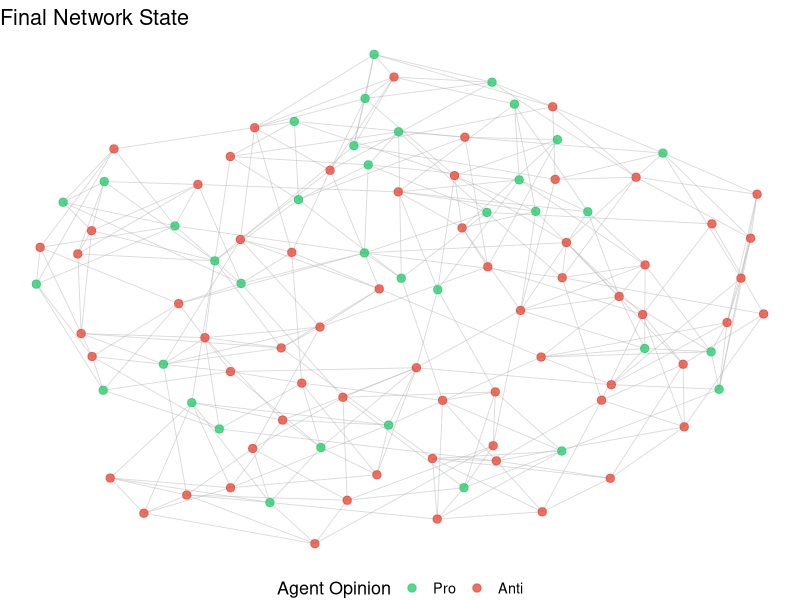
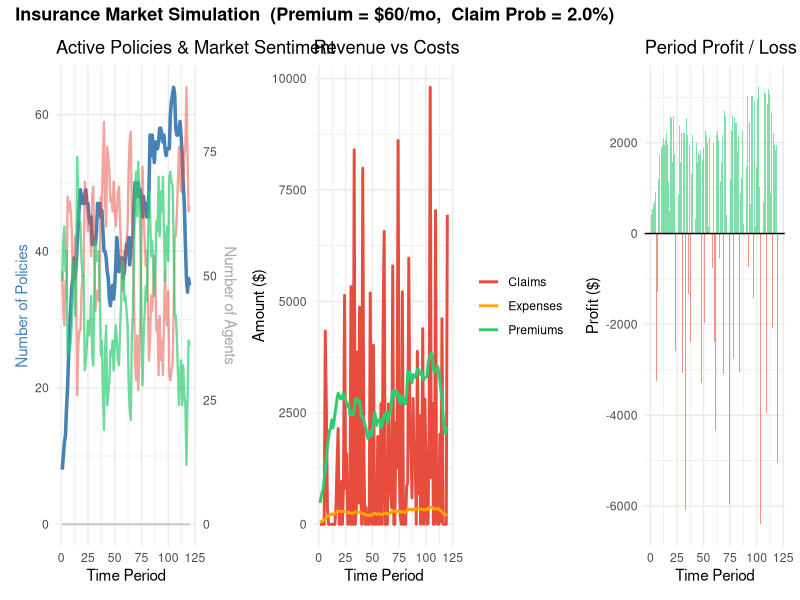

The R source for these figures, in order:
library(igraph)
library(ggplot2)
library(tidyr)
library(patchwork)

# Parameters 
threshold_price                  <- 150
prob_below_threshold_pro         <- 0.5
prob_above_threshold_pro         <- 0.1
prob_below_threshold_undecided   <- 0.2
prob_above_threshold_undecided   <- 0.05
buy_prob_anti                    <- 0
buy_prob_neighbor_multiplier     <- 0.02
prob_renewal_pro                 <- 0.95
prob_renewal_undecided           <- 0
prob_renewal_anti                <- 0.01
renewal_prob_claim_multiplier    <- 0.1
renewal_prob_neighbor_multiplier <- 0.02

# Compute premium
calculate_premium <- function(mu, theta, p) p * mu * (1 + theta)

# Simulation 
run_simulation <- function(n_agents = 100, n_periods = 120, k = 6, p = 0.1,
                           avg_claim_size = 2000, theta = 0.05,
                           claim_probability = 0.02, expense_ratio = 0.20,
                           seed = NULL) {
  if (!is.null(seed)) set.seed(seed)
  
  premium_monthly <- calculate_premium(avg_claim_size, theta, claim_probability)
  annual_premium  <- premium_monthly * 12
  
  # Initialise network
  G <- sample_smallworld(dim = 1, size = n_agents, nei = 3, p = p)
  
  # Define agent states
  
  opinions         <- sample(c(-1L, 0L, 1L), n_agents, replace = TRUE)
  salience         <- runif(n_agents)
  capability       <- runif(n_agents)
  influence_scores <- salience * capability
  has_policy       <- rep(FALSE, n_agents)
  policy_start     <- rep(NA_integer_, n_agents)
  policy_end       <- rep(NA_integer_, n_agents)
  claims_count     <- rep(0L, n_agents)
  
  # Influencers
  
  influencer_opinions   <- c(1L, -1L)
  influencer_influences <- c(1.0, 1.0)
  
  # Metrics
  
  active_policies_vec <- integer(n_periods)
  new_sales_vec       <- integer(n_periods)
  renewals_vec        <- integer(n_periods)
  lapses_vec          <- integer(n_periods)
  premiums_vec        <- numeric(n_periods)
  claims_vec          <- numeric(n_periods)
  expenses_vec        <- numeric(n_periods)
  profit_vec          <- numeric(n_periods)
  opinion_dist        <- matrix(NA_integer_, nrow = n_periods, ncol = 3)
  
  for (t in seq_len(n_periods)) {
    
    # Same as the Hybrid Model
    for (i in seq_len(n_agents)) {
      nbrs <- as.integer(neighbors(G, i))
      if (length(nbrs) == 0) next
      net_influence <- sum(opinions[nbrs] * influence_scores[nbrs])
      opinions[i]   <- as.integer(net_influence > 0) - as.integer(net_influence < 0)
    }
    
    # Influencer broadcast 
    for (k_inf in sample(2)) {
      inf_opinion   <- influencer_opinions[k_inf]
      inf_influence <- influencer_influences[k_inf]
      targets <- which(opinions != inf_opinion & inf_influence > influence_scores)
      for (i in targets) {
        if (runif(1) < 0.2) opinions[i] <- inf_opinion
      }
    }
    
    # Policy decisions 
    new_sales <- 0L
    renewals  <- 0L
    lapses    <- 0L
    
    for (i in seq_len(n_agents)) {
      
      if (has_policy[i] && !is.na(policy_end[i]) && t >= policy_end[i]) {
        
        # Renewal decision
        
        renewal_prob <- if (opinions[i] == 1L) {
          prob_renewal_pro
        } else if (opinions[i] == 0L) {
          prob_renewal_undecided
        } else {
          prob_renewal_anti
        }
        # Uncomment to enable network effects on renewal:
        # nbrs <- as.integer(neighbors(G, i))
        # renewal_prob <- renewal_prob +
        #   renewal_prob_claim_multiplier * claims_count[i] +
        #   renewal_prob_neighbor_multiplier * sum(claims_count[nbrs])
        
        if (runif(1) < renewal_prob) {
          policy_start[i] <- t
          policy_end[i]   <- t + 12L
          renewals        <- renewals + 1L
        } else {
          has_policy[i] <- FALSE
          lapses        <- lapses + 1L
        }
        
      } else if (!has_policy[i]) {
        
        # Purchase decision
        
        buy_prob <- if (opinions[i] == 1L) {
          if (annual_premium < threshold_price) prob_below_threshold_pro else prob_above_threshold_pro
        } else if (opinions[i] == 0L) {
          if (annual_premium < threshold_price) prob_below_threshold_undecided else prob_above_threshold_undecided
        } else {
          buy_prob_anti
        }
        # Uncomment to enable network effects on purchase:
        # nbrs <- as.integer(neighbors(G, i))
        # buy_prob <- buy_prob +
        #   buy_prob_neighbor_multiplier * sum(claims_count[nbrs[has_policy[nbrs]]])
        
        if (runif(1) < buy_prob) {
          has_policy[i]   <- TRUE
          policy_start[i] <- t
          policy_end[i]   <- t + 12L
          new_sales       <- new_sales + 1L
        }
      }
    }
    
    # Accounting
    active_mask       <- has_policy & !is.na(policy_start) & t >= policy_start & t < policy_end
    active            <- sum(active_mask)
    premium_collected <- active * premium_monthly
    expenses          <- premium_collected * expense_ratio
    
    claims_total <- 0
    for (i in which(active_mask)) {
      if (runif(1) < claim_probability) {
        claims_total    <- claims_total + rexp(1, rate = 1 / avg_claim_size)
        claims_count[i] <- claims_count[i] + 1L
      }
    }
    
    profit <- premium_collected - claims_total - expenses
    
    active_policies_vec[t] <- active
    new_sales_vec[t]       <- new_sales
    renewals_vec[t]        <- renewals
    lapses_vec[t]          <- lapses
    premiums_vec[t]        <- premium_collected
    claims_vec[t]          <- claims_total
    expenses_vec[t]        <- expenses
    profit_vec[t]          <- profit
    opinion_dist[t, ]      <- c(sum(opinions == -1L), sum(opinions == 0L), sum(opinions == 1L))
  }
  
  list(
    agents = list(
      opinions     = opinions,
      has_policy   = has_policy,
      claims_count = claims_count
    ),
    G = G,
    metrics = list(
      active_policies = active_policies_vec,
      new_sales       = new_sales_vec,
      renewals        = renewals_vec,
      lapses          = lapses_vec,
      premiums        = premiums_vec,
      claims          = claims_vec,
      expenses        = expenses_vec,
      profit          = profit_vec,
      opinion_dist    = opinion_dist
    )
  )
}

# Network visualisation 
visualize_network <- function(G, agents) {
  layout_kk <- layout_with_kk(G)
  
  node_df <- data.frame(
    x       = layout_kk[, 1],
    y       = layout_kk[, 2],
    opinion = factor(agents$opinions,
                     levels = c(1L, -1L, 0L),
                     labels = c("Pro", "Anti", "Undecided"))
  )
  
  edge_list <- as_edgelist(G)
  edge_df   <- data.frame(
    x    = layout_kk[edge_list[, 1], 1],
    y    = layout_kk[edge_list[, 1], 2],
    xend = layout_kk[edge_list[, 2], 1],
    yend = layout_kk[edge_list[, 2], 2]
  )
  
  print(
    ggplot() +
      geom_segment(data = edge_df,
                   aes(x = x, y = y, xend = xend, yend = yend),
                   colour = "grey70", linewidth = 0.3, alpha = 0.5) +
      geom_point(data = node_df,
                 aes(x = x, y = y, colour = opinion), size = 2.5, alpha = 0.8) +
      scale_colour_manual(
        values = c(Pro = "#2ecc71", Anti = "#e74c3c", Undecided = "gray")
      ) +
      labs(title = "Final Network State", colour = "Agent Opinion") +
      theme_void(base_size = 13) +
      theme(legend.position = "bottom")
  )
}

# Dashboard

create_visualizations <- function(metrics, n_periods, premium, claim_prob, claim_size) {
  
  # Active policies and market sentiment
  max_pol <- max(metrics$active_policies)
  max_op  <- max(metrics$opinion_dist)
  sf      <- if (max_op > 0) max_pol / max_op else 1
  
  p1_df <- data.frame(
    t         = seq_len(n_periods),
    policies  = metrics$active_policies,
    anti      = metrics$opinion_dist[, 1] * sf,
    undecided = metrics$opinion_dist[, 2] * sf,
    pro       = metrics$opinion_dist[, 3] * sf
  )
  
  p1 <- ggplot(p1_df, aes(x = t)) +
    geom_line(aes(y = policies), colour = "steelblue", linewidth = 1.2) +
    geom_line(aes(y = anti),      colour = "#e74c3c",   linewidth = 0.8, alpha = 0.5) +
    geom_line(aes(y = undecided), colour = "gray",  linewidth = 0.8, alpha = 0.7) +
    geom_line(aes(y = pro),       colour = "#2ecc71", linewidth = 0.8, alpha = 0.7) +
    scale_y_continuous(
      name     = "Number of Policies",
      sec.axis = sec_axis(~ . / sf, name = "Number of Agents")
    ) +
    labs(title = "Active Policies & Market Sentiment", x = "Time Period") +
    theme_minimal(base_size = 11) +
    theme(
      axis.title.y.left  = element_text(colour = "steelblue"),
      axis.title.y.right = element_text(colour = "darkgray")
    )
  
  # Revenue vs costs 
  
  p2_df <- data.frame(
    t        = seq_len(n_periods),
    Premiums = metrics$premiums,
    Claims   = metrics$claims,
    Expenses = metrics$expenses
  ) |> pivot_longer(-t, names_to = "series", values_to = "amount")
  
  p2 <- ggplot(p2_df, aes(x = t, y = amount, colour = series)) +
    geom_line(linewidth = 1) +
    scale_colour_manual(
      values = c(Premiums = "#2ecc71", Claims = "#e74c3c", Expenses = "orange")
    ) +
    labs(title = "Revenue vs Costs",
         x = "Time Period", y = "Amount ($)", colour = NULL) +
    theme_minimal(base_size = 11)
  
  # Period profit / loss
  p3_df <- data.frame(
    t      = seq_len(n_periods),
    profit = metrics$profit,
    sign   = ifelse(metrics$profit >= 0, "Profit", "Loss")
  )
  
  p3 <- ggplot(p3_df, aes(x = t, y = profit, fill = sign)) +
    geom_col(alpha = 0.6) +
    geom_hline(yintercept = 0, colour = "black", linewidth = 0.5) +
    scale_fill_manual(values = c(Profit = "#2ecc71", Loss = "#e74c3c"), guide = "none") +
    labs(title = "Period Profit / Loss",
         x = "Time Period", y = "Profit ($)") +
    theme_minimal(base_size = 11)
  
  # Combine plots
  print(
    (p1 | p2 | p3) +
      plot_annotation(
        title = sprintf(
          "Insurance Market Simulation  (Premium = $%.0f/mo,  Claim Prob = %.1f%%)",
          premium, claim_prob * 100
        ),
        theme = theme(plot.title = element_text(size = 13, face = "bold"))
      )
  )
}

# Summary
print_summary <- function(metrics, premium, claim_prob, claim_size, expense_ratio) {
  total_profit   <- sum(metrics$profit)
  total_renewals <- sum(metrics$renewals)
  total_lapses   <- sum(metrics$lapses)
  retention_rate <- if ((total_renewals + total_lapses) > 0)
    total_renewals / (total_renewals + total_lapses) else NA
  
  cat("\n", strrep("=", 60), "\n", sep = "")
  cat("SUMMARY\n")
  cat(strrep("=", 60), "\n\n", sep = "")
  cat(" PARAMETERS:\n")
  cat(sprintf("  Monthly Premium:   $%.2f\n",         premium))
  cat(sprintf("  Claim Probability: %.1f%% per month\n", claim_prob * 100))
  cat(sprintf("  Average Claim:     $%.0f\n",          claim_size))
  cat(sprintf("  Expense Ratio:     %.0f%%\n",          expense_ratio * 100))
  cat("\n RESULTS:\n")
  cat(sprintf("  Avg Active Policies: %.0f\n",          mean(metrics$active_policies)))
  cat(sprintf("  Total Profit:        $%s\n",           format(round(total_profit), big.mark = ",")))
  cat(sprintf("  Status:              %s\n",            if (total_profit > 0) "PROFITABLE" else "UNPROFITABLE"))
  cat(sprintf("  Total Renewals:      %d\n",            total_renewals))
  cat(sprintf("  Total Lapses:        %d\n",            total_lapses))
  if (!is.na(retention_rate))
    cat(sprintf("  Retention Rate:      %.1f%%\n",      retention_rate * 100))
  cat(strrep("=", 60), "\n\n", sep = "")
}

# Running the setup

fix_seed       <- 44
n_agents       <- 100
n_periods      <- 120
avg_claim_size <- 2000
theta          <- 0.5
claim_prob     <- 0.02
expense_ratio  <- 0.1

premium_monthly <- calculate_premium(avg_claim_size, theta, claim_prob)

result <- run_simulation(
  n_agents          = n_agents,
  n_periods         = n_periods,
  avg_claim_size    = avg_claim_size,
  theta             = theta,
  claim_probability = claim_prob,
  expense_ratio     = expense_ratio,
  seed              = fix_seed
)

visualize_network(result$G, result$agents)
create_visualizations(result$metrics, n_periods, premium_monthly, claim_prob, avg_claim_size)
print_summary(result$metrics, premium_monthly, claim_prob, avg_claim_size, expense_ratio)
